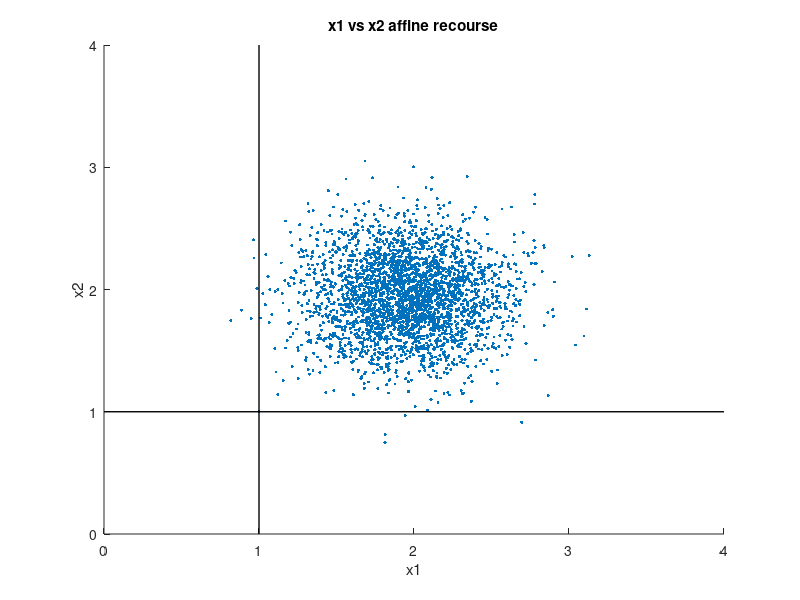

Reproduce this figure in MATLAB.
clear all
load('long_time.mat');

X_new_1 = X_res_1(1:2:end,:);
X_new_2 = X_res_1(2:2:end,:);

%calculate percent violation
x1_set = find(X_new_1(2:end,:) < x_tar(1,:));
x1_set = X_new_1(x1_set,:);

x2_set = find(X_new_2(2:end,:) < x_tar(2,:));
x2_set = X_new_2(x2_set,:);

intrsct_x = intersect(x1_set,x2_set);
union_x = union(x1_set,x2_set);

violation = size(union_x,1)- size(intrsct_x,1);
violation = (violation*100)/(size(X_new_1,1)-1);

cost = norm(U(1:end,1))^2 + norm(X_res_1(1:end-2,1))^2;

figure
hold on;
xlabel('x1');
ylabel('x2');
title('x1 vs x2 affine recourse');


for j = 1:size(X_new_1,2)

    plot(X_new_1(:,j), X_new_2(:,j),'.', 'MarkerSize', 7);
    

end


xlim([0,4])

ylim([0,4])

plot([1,1],[0 4], 'LineWidth', 1, 'Color', 'k')

plot([0 4],[1,1], 'LineWidth', 1, 'Color', 'k')

hold off;
